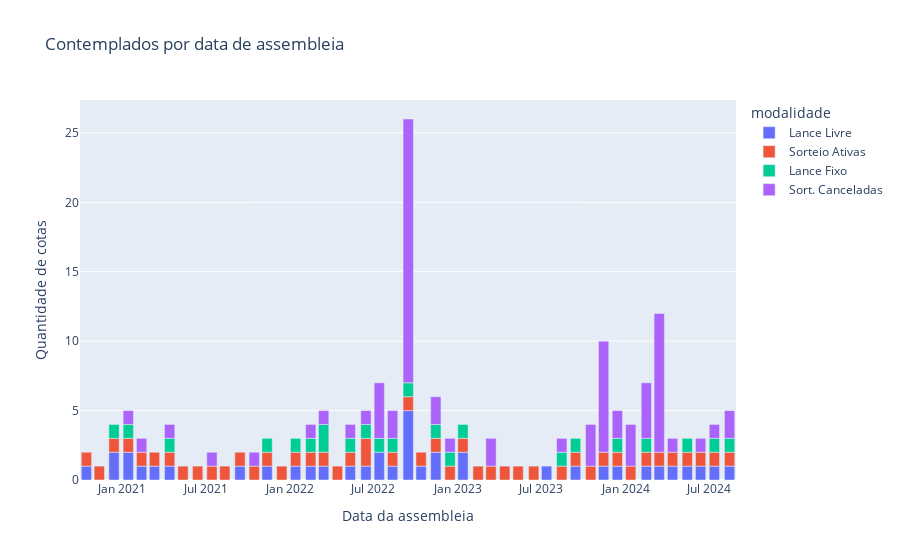

Notebook source saved alongside this figure:
### Markdown cell above
## Contemplações

### Code cell
fig = px.bar(
    df[["data_assembleia", "modalidade", "str_cota"]]
    .where(df["contemplado"] == 1)
    .groupby(["data_assembleia", "modalidade"])
    .count()
    .reset_index(),
    x="data_assembleia",
    y="str_cota",
    color="modalidade",
    title=f"Contemplados por data de assembleia",
    labels={"str_cota": "Quantidade de cotas", "data_assembleia": "Data da assembleia"},
)
fig.show()

### Figure 1 — Plotly figure (JSON) as saved in the notebook; plotly's stock layout.template omitted (floating-point values rounded to 4 significant figures)
{"data": [{"alignmentgroup": "True", "hovertemplate": "modalidade=Lance Livre<br>Data da assembleia=%{x}<br>Quantidade de cotas=%{y}<extra></extra>", "legendgroup": "Lance Livre", "marker": {"color": "#636efa", "pattern": {"shape": ""}}, "name": "Lance Livre", "offsetgroup": "Lance Livre", "orientation": "v", "showlegend": true, "textposition": "auto", "type": "bar", "x": ["2020-10-15T00:00:00", "2020-12-14T00:00:00", "2021-01-14T00:00:00", "2021-02-12T00:00:00", "2021-03-12T00:00:00", "2021-04-14T00:00:00", "2021-09-14T00:00:00", "2021-11-12T00:00:00", "2022-01-13T00:00:00", "2022-02-15T00:00:00", "2022-03-15T00:00:00", "2022-05-12T00:00:00", "2022-06-15T00:00:00", "2022-07-14T00:00:00", "2022-08-12T00:00:00", "2022-09-15T00:00:00", "2022-10-13T00:00:00", "2022-11-14T00:00:00", "2023-01-12T00:00:00", "2023-07-13T00:00:00", "2023-09-14T00:00:00", "2023-11-14T00:00:00", "2023-12-14T00:00:00", "2024-02-15T00:00:00", "2024-03-14T00:00:00", "2024-04-12T00:00:00", "2024-05-14T00:00:00", "2024-06-12T00:00:00", "2024-07-12T00:00:00", "2024-08-14T00:00:00"], "xaxis": "x", "y": [1, 2, 2, 1, 1, 1, 1, 1, 1, 1, 1, 1, 1, 2, 1, 5, 1, 2, 2, 1, 1, 1, 1, 1, 1, 1, 1, 1, 1, 1], "yaxis": "y"}, {"alignmentgroup": "True", "hovertemplate": "modalidade=Sorteio Ativas<br>Data da assembleia=%{x}<br>Quantidade de cotas=%{y}<extra></extra>", "legendgroup": "Sorteio Ativas", "marker": {"color": "#EF553B", "pattern": {"shape": ""}}, "name": "Sorteio Ativas", "offsetgroup": "Sorteio Ativas", "orientation": "v", "showlegend": true, "textposition": "auto", "type": "bar", "x": ["2020-10-15T00:00:00", "2020-11-12T00:00:00", "2020-12-14T00:00:00", "2021-01-14T00:00:00", "2021-02-12T00:00:00", "2021-03-12T00:00:00", "2021-04-14T00:00:00", "2021-05-13T00:00:00", "2021-06-14T00:00:00", "2021-07-15T00:00:00", "2021-08-12T00:00:00", "2021-09-14T00:00:00", "2021-10-15T00:00:00", "2021-11-12T00:00:00", "2021-12-14T00:00:00", "2022-01-13T00:00:00", "2022-02-15T00:00:00", "2022-03-15T00:00:00", "2022-04-14T00:00:00", "2022-05-12T00:00:00", "2022-06-15T00:00:00", "2022-08-12T00:00:00", "2022-09-15T00:00:00", "2022-10-13T00:00:00", "2022-11-14T00:00:00", "2022-12-15T00:00:00", "2023-01-12T00:00:00", "2023-02-14T00:00:00", "2023-03-14T00:00:00", "2023-04-13T00:00:00", "2023-05-12T00:00:00", "2023-06-15T00:00:00", "2023-08-15T00:00:00", "2023-09-14T00:00:00", "2023-10-17T00:00:00", "2023-11-14T00:00:00", "2023-12-14T00:00:00", "2024-01-12T00:00:00", "2024-02-15T00:00:00", "2024-03-14T00:00:00", "2024-04-12T00:00:00", "2024-05-14T00:00:00", "2024-06-12T00:00:00", "2024-07-12T00:00:00", "2024-08-14T00:00:00"], "xaxis": "x", "y": [1, 1, 1, 1, 1, 1, 1, 1, 1, 1, 1, 1, 1, 1, 1, 1, 1, 1, 1, 1, 2, 1, 1, 1, 1, 1, 1, 1, 1, 1, 1, 1, 1, 1, 1, 1, 1, 1, 1, 1, 1, 1, 1, 1, 1], "yaxis": "y"}, {"alignmentgroup": "True", "hovertemplate": "modalidade=Lance Fixo<br>Data da assembleia=%{x}<br>Quantidade de cotas=%{y}<extra></extra>", "legendgroup": "Lance Fixo", "marker": {"color": "#00cc96", "pattern": {"shape": ""}}, "name": "Lance Fixo", "offsetgroup": "Lance Fixo", "orientation": "v", "showlegend": true, "textposition": "auto", "type": "bar", "x": ["2020-12-14T00:00:00", "2021-01-14T00:00:00", "2021-04-14T00:00:00", "2021-11-12T00:00:00", "2022-01-13T00:00:00", "2022-02-15T00:00:00", "2022-03-15T00:00:00", "2022-05-12T00:00:00", "2022-06-15T00:00:00", "2022-07-14T00:00:00", "2022-08-12T00:00:00", "2022-09-15T00:00:00", "2022-11-14T00:00:00", "2022-12-15T00:00:00", "2023-01-12T00:00:00", "2023-08-15T00:00:00", "2023-09-14T00:00:00", "2023-12-14T00:00:00", "2024-02-15T00:00:00", "2024-05-14T00:00:00", "2024-07-12T00:00:00", "2024-08-14T00:00:00"], "xaxis": "x", "y": [1, 1, 1, 1, 1, 1, 2, 1, 1, 1, 1, 1, 1, 1, 1, 1, 1, 1, 1, 1, 1, 1], "yaxis": "y"}, {"alignmentgroup": "True", "hovertemplate": "modalidade=Sort. Canceladas<br>Data da assembleia=%{x}<br>Quantidade de cotas=%{y}<extra></extra>", "legendgroup": "Sort. Canceladas", "marker": {"color": "#ab63fa", "pattern": {"shape": ""}}, "name": "Sort. Canceladas", "offsetgroup": "Sort. Canceladas", "orientation": "v", "showlegend": true, "textposition": "auto", "type": "bar", "x": ["2021-01-14T00:00:00", "2021-02-12T00:00:00", "2021-04-14T00:00:00", "2021-07-15T00:00:00", "2021-10-15T00:00:00", "2022-02-15T00:00:00", "2022-03-15T00:00:00", "2022-05-12T00:00:00", "2022-06-15T00:00:00", "2022-07-14T00:00:00", "2022-08-12T00:00:00", "2022-09-15T00:00:00", "2022-11-14T00:00:00", "2022-12-15T00:00:00", "2023-03-14T00:00:00", "2023-08-15T00:00:00", "2023-10-17T00:00:00", "2023-11-14T00:00:00", "2023-12-14T00:00:00", "2024-01-12T00:00:00", "2024-02-15T00:00:00", "2024-03-14T00:00:00", "2024-04-12T00:00:00", "2024-06-12T00:00:00", "2024-07-12T00:00:00", "2024-08-14T00:00:00"], "xaxis": "x", "y": [1, 1, 1, 1, 1, 1, 1, 1, 1, 4, 2, 19, 2, 1, 2, 1, 3, 8, 2, 3, 4, 10, 1, 1, 1, 2], "yaxis": "y"}], "layout": {"barmode": "relative", "legend": {"title": {"text": "modalidade"}, "tracegroupgap": 0}, "title": {"text": "Contemplados por data de assembleia"}, "xaxis": {"anchor": "y", "domain": [0, 1], "title": {"text": "Data da assembleia"}}, "yaxis": {"anchor": "x", "domain": [0, 1], "title": {"text": "Quantidade de cotas"}}}}
